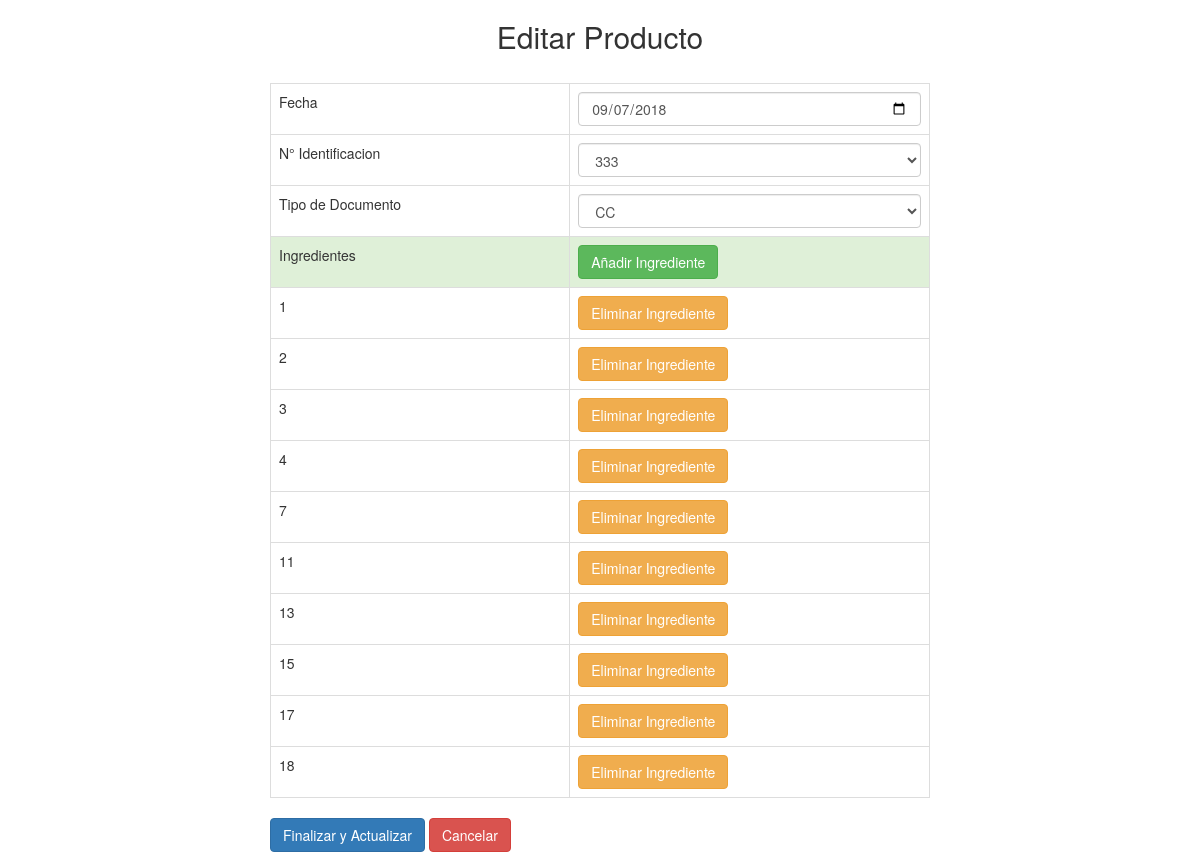
Screenshot of /Controlador/Empleado/editar_inventario.php?n_inventario=30 (signed in) with the database file from the repository.
### tables this page shows
CREATE TABLE IF NOT EXISTS `inventario` (
  `n_inventario` int(11) NOT NULL AUTO_INCREMENT,
  `fecha_inventario` date NOT NULL,
  `Usuario_id_usu` bigint(20) NOT NULL,
  `Usuario_Tipo_doc_Tipo_doc` varchar(15) NOT NULL,
  `Ingrediente_cod_ingrediente` int(11) NOT NULL,
  `Nom_ing` varchar(45) DEFAULT NULL,
  `cantidad` int(11) DEFAULT NULL,
  PRIMARY KEY (`n_inventario`,`Usuario_id_usu`,`Usuario_Tipo_doc_Tipo_doc`,`Ingrediente_cod_ingrediente`),
  KEY `fk_Inventario_Usuario1_idx` (`Usuario_id_usu`,`Usuario_Tipo_doc_Tipo_doc`),
  KEY `fk_Inventario_Ingrediente1_idx` (`Ingrediente_cod_ingrediente`)
);

CREATE TABLE IF NOT EXISTS `ingrediente` (
  `cod_ingrediente` int(11) NOT NULL AUTO_INCREMENT,
  `Nom_ing` varchar(45) NOT NULL,
  `Valor_ing` decimal(10,0) NOT NULL,
  `cant_existente` int(11) NOT NULL,
  `Stock_max` int(11) NOT NULL,
  `Stock_min` int(11) NOT NULL,
  `Estado_ing` tinyint(1) NOT NULL,
  `Peso_ing` int(11) DEFAULT NULL,
  `Proveedor_IdPROVEEDOR` int(11) NOT NULL,
  PRIMARY KEY (`cod_ingrediente`),
  KEY `fk_Ingrediente_Proveedor1_idx` (`Proveedor_IdPROVEEDOR`)
);

### Controlador/Empleado/editar_inventario.php (the view, shortened to what this page needs)
<!DOCTYPE html>
<html>
<head>
	<link rel="stylesheet" href="https://maxcdn.bootstrapcdn.com/bootstrap/3.3.6/css/bootstrap.min.css" />
</head>
<body background="../../Vista/Empleado/img/cerezas.jpg">
	<?php
		include ("../../Modelo/conexion.php");
			$n_inventario = $_GET['n_inventario'];
		  	$sqll = "SELECT * FROM inventario WHERE n_inventario = $n_inventario";
		  	foreach (mysqli_query($con, $sqll) as $row) {
		  		 ?>
				<h2 align="center">Editar Producto</h2><br />
				<form enctype="multipart/form-data" action="#" method="post" style="margin: auto; max-width: 55%;">
					<div class="table-responsive">
						<table class="table table-bordered" id="dynamic_field">
							<tr>
								<td>Fecha</td>
								<td><input type="date" name="fecha_inventario" value="<?php echo $row['fecha_inventario']; ?>" class="form-control name_list" required>
									<input type="text" name="n_inventario" value="<?php echo $row['n_inventario']; ?>" style="display: none;" ></td>
							</tr>
							<tr>
								<td>N° Identificacion</td>
								<td>
								<select class="form-control" name="Usuario_id_usu" >
                                    <?php
                                    $sqli = "SELECT * from usuario WHERE Rol_nom_rol= 'Empleado'";
                                    foreach (mysqli_query($con, $sqli) as $row1) {
                                        echo '<option value="' . $row1['Id_usu'] . '">' . $row1['Id_usu'] . '</option>';
                                    }
                                    ?>
                                </select>
                                </td>
							</tr>
							<tr>
								<td>Tipo de Documento</td>
								<td>
								<select class="form-control" name="Usuario_Tipo_doc_Tipo_doc" >
                                    <?php
                                    $sqli = "SELECT * from tipo_doc";
                                    foreach (mysqli_query($con, $sqli) as $row1) {
                                        echo '<option value="' . $row1['Tipo_doc'] . '">' . $row1['Tipo_doc'] . '</option>';
                                    }
                                    ?>
                                </select>
                                </td>
							</tr>
							<tr class="success">
								<td>Ingredientes</td>
								<td><button type="button" name="add" id="add" class="btn btn-success">Añadir Ingrediente</button></td>
							</tr>
                                    <?php
                                    $sql22 = "SELECT t1.cod_ingrediente, t1.Nom_ing  from ingrediente as t1 JOIN producto_has_ingrediente as t2 on (t1.cod_ingrediente = t2.Ingrediente_cod_ingrediente) WHERE t2.Producto_cod_producto = $n_inventario";
                                    foreach (mysqli_query($con, $sql22) as $row2) { ?>
                                    <tr>
                                    <td>
                                    	<?php echo $row2['cod_ingrediente']; ?>
                                	</td>
                                	<td>
                                		<form action="#" method="get">
								  			<input type="submit" name="eliminar_ing" class="btn btn-warning" value="Eliminar Ingrediente">
								  		</form>
                                	</td>
                                	</tr>
                                    <?php } ?>
						</table>
						<input type="submit" name="actualizar_Inv" class="btn btn-primary" value="Finalizar y Actualizar">
						<a href="../../Vista/Empleado/ver_inventario.php" class="btn btn-danger" style="color: white;">Cancelar</a>
					</div>
				</form>
				<?php } ?>
</body>
</html>

### rows the page displays
inventario: fecha_inventario "09/07/2018"
ingrediente: cod_ingrediente "1"
ingrediente: cod_ingrediente "2"
ingrediente: cod_ingrediente "3"
ingrediente: cod_ingrediente "4"
ingrediente: cod_ingrediente "7"
ingrediente: cod_ingrediente "11"
ingrediente: cod_ingrediente "13"
ingrediente: cod_ingrediente "15"
ingrediente: cod_ingrediente "17"
ingrediente: cod_ingrediente "18"

### other values shown
form field Usuario_id_usu "333"
form field Usuario_Tipo_doc_Tipo_doc "CC"
